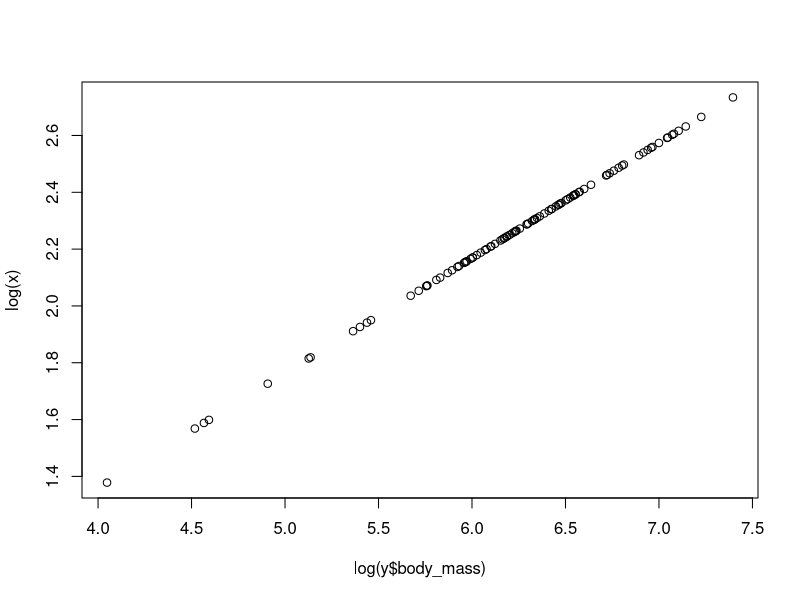
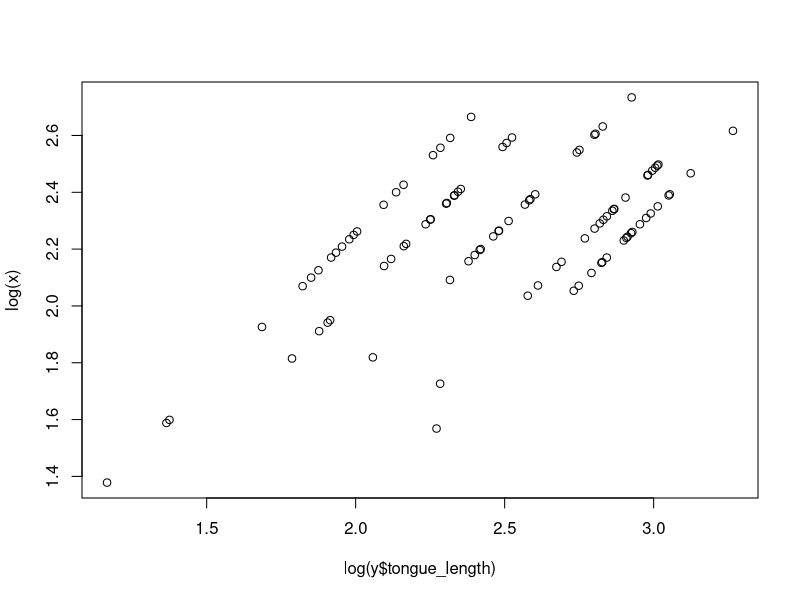
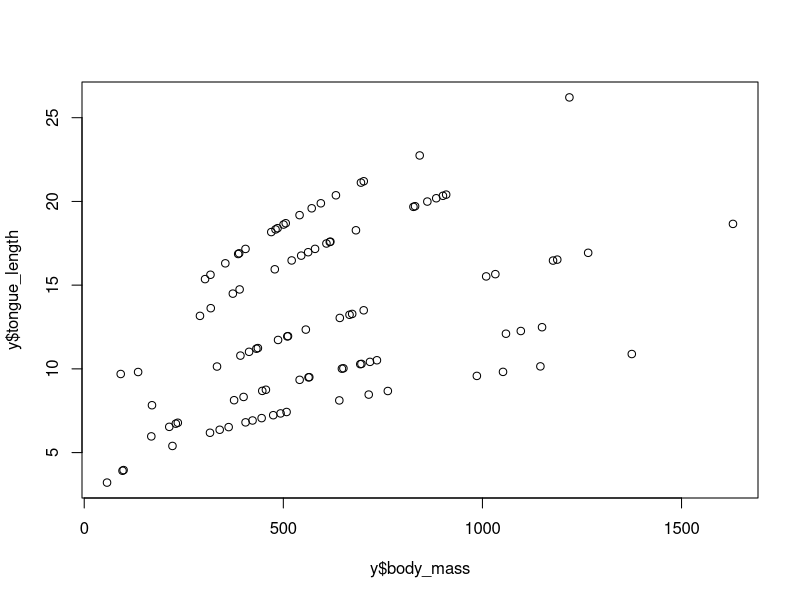

R code for these plots, in order:
#Converts IT measures to body mass, foraging distance and tongue length for bees.

# params: 
#IT A vector of bee intertegular spans (IT) measurments in cm
#family: a vector of bee families. Only implemented: "Andrenidae", "Apidae", 
  #"Colletidae", "Halictidae", "Megachilidae".

# return: A dataframe with bee body masses (gr), tongue length (mm) and foraging distance 
  #(m) is returned for each bees species.
 
ITconverter <- function(IT,family){
  weigth_fn <- function(IT){exp(0.6453 + 2.4691*log(IT))}
  #foraging_fn <- #to be implemented
  tongue_fn <- function(IT, family){
    if(!length(IT) == length(family)){
      stop("IT and family should be the same length")
    }
    check_family <- family %in% c("Andrenidae", "Apidae", 
                                  "Colletidae", "Halictidae", "Megachilidae")
    if(any(check_family == FALSE)){
      stop("family should be one of: Andrenidae, Apidae, 
              Colletidae, Halictidae, Megachilidae")
    }
    family_intercepts <- data.frame(families = c("Andrenidae", "Apidae", 
                                                 "Colletidae", "Halictidae", "Megachilidae"),
                                    intercepts = c(0, 0.71917, -0.20601, 0.26755, 0.58148))
    family_intercepts2 <- merge(data.frame(id = c(1:length(family)), families = family), 
                                family_intercepts)
    family_intercepts2 <- family_intercepts2[order(family_intercepts2$id),]
    exp(0.06351+family_intercepts2$intercepts
        + 0.94924*log(IT))  
    }
  data.frame(body_mass = weigth_fn(IT), foraging_distance = NA, 
             tongue_length = tongue_fn(IT, family))
}


#example
x <- rnorm(100, 10, 2)
f <- rep(c("Andrenidae", "Apidae", "Colletidae", "Halictidae", "Megachilidae"),20)
y <- ITconverter(IT = x, family = f)
plot(log(x)~log(y$body_mass))
plot(log(x)~log(y$tongue_length))
plot(y$tongue_length ~ y$body_mass)

#The body size conversion is done as per Cane et al. 1987 (Estimation of bee 
  #size using intertegular span (Apoidea). Journal of the Kansas Entomological 
  #Society 60:145–147). The correlation between IT and body mass is 0.96.

#the tongue length converion is done as per Cariveau et al (in prep). 
  #The correlation is 0.90.

